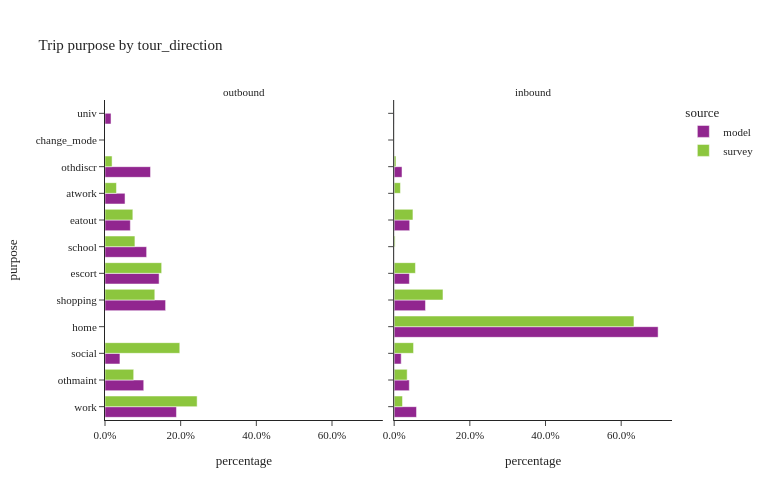

Notebook code for this chart:
### Markdown cell above
- removed survey trips with no matching tours

### Code cell
df_plot = trip_wTour.groupby(['source','tour_direction','purpose'])['trip_weight'].sum().reset_index()
df_plot['percentage'] = df_plot.groupby(['source','tour_direction'], group_keys=False)['trip_weight']. \
    apply(lambda x: x / float(x.sum()))

fig = px.bar(df_plot,
             x="percentage", y="purpose", color="source",barmode="group",
             facet_col='tour_direction', facet_col_wrap=2, orientation='h',
             category_orders={"tour_direction": ["outbound", "inbound"]},
             title="Trip purpose by " + 'tour_direction')
fig.for_each_annotation(lambda a: a.update(text = a.text.split("=")[-1]))
fig.update_layout(height=500, width=770)
fig.for_each_xaxis(lambda a: a.update(tickformat = ".1%"))
fig.update_yaxes()
fig.show()

### Figure 1 — Plotly figure (JSON) as saved in the notebook; plotly's stock layout.template omitted (floating-point values rounded to 4 significant figures)
{"data": [{"alignmentgroup": "True", "hovertemplate": "source=model<br>tour_direction=outbound<br>percentage=%{x}<br>purpose=%{y}<extra></extra>", "legendgroup": "model", "marker": {"color": "#91268F", "pattern": {"shape": ""}}, "name": "model", "offsetgroup": "model", "orientation": "h", "showlegend": true, "textposition": "auto", "type": "bar", "x": [0.1889, 0.1024, 0.03946, 0.0, 0.1601, 0.143, 0.11, 0.06695, 0.05293, 0.1203, 0.0, 0.01591], "xaxis": "x", "y": ["work", "othmaint", "social", "home", "shopping", "escort", "school", "eatout", "atwork", "othdiscr", "change_mode", "univ"], "yaxis": "y"}, {"alignmentgroup": "True", "hovertemplate": "source=survey<br>tour_direction=outbound<br>percentage=%{x}<br>purpose=%{y}<extra></extra>", "legendgroup": "survey", "marker": {"color": "#8CC63E", "pattern": {"shape": ""}}, "name": "survey", "offsetgroup": "survey", "orientation": "h", "showlegend": true, "textposition": "auto", "type": "bar", "x": [0.2435, 0.07583, 0.1976, 0.0, 0.1316, 0.1497, 0.07908, 0.07359, 0.0303, 0.01871, 0.0, 0.0], "xaxis": "x", "y": ["work", "othmaint", "social", "home", "shopping", "escort", "school", "eatout", "atwork", "othdiscr", "change_mode", "univ"], "yaxis": "y"}, {"alignmentgroup": "True", "hovertemplate": "source=model<br>tour_direction=inbound<br>percentage=%{x}<br>purpose=%{y}<extra></extra>", "legendgroup": "model", "marker": {"color": "#91268F", "pattern": {"shape": ""}}, "name": "model", "offsetgroup": "model", "orientation": "h", "showlegend": false, "textposition": "auto", "type": "bar", "x": [0.0591, 0.03996, 0.01859, 0.6976, 0.08271, 0.04021, 0.0, 0.04098, 0.0, 0.02072, 0.0, 0.0001198], "xaxis": "x2", "y": ["work", "othmaint", "social", "home", "shopping", "escort", "school", "eatout", "atwork", "othdiscr", "change_mode", "univ"], "yaxis": "y2"}, {"alignmentgroup": "True", "hovertemplate": "source=survey<br>tour_direction=inbound<br>percentage=%{x}<br>purpose=%{y}<extra></extra>", "legendgroup": "survey", "marker": {"color": "#8CC63E", "pattern": {"shape": ""}}, "name": "survey", "offsetgroup": "survey", "orientation": "h", "showlegend": false, "textposition": "auto", "type": "bar", "x": [0.02204, 0.03433, 0.05122, 0.6338, 0.129, 0.05623, 0.002437, 0.04962, 0.01658, 0.00477, 1.389e-05, 0.0], "xaxis": "x2", "y": ["work", "othmaint", "social", "home", "shopping", "escort", "school", "eatout", "atwork", "othdiscr", "change_mode", "univ"], "yaxis": "y2"}], "layout": {"annotations": [{"font": {}, "showarrow": false, "text": "outbound", "x": 0.245, "xanchor": "center", "xref": "paper", "y": 1, "yanchor": "bottom", "yref": "paper"}, {"font": {}, "showarrow": false, "text": "inbound", "x": 0.755, "xanchor": "center", "xref": "paper", "y": 1, "yanchor": "bottom", "yref": "paper"}], "barmode": "group", "height": 500, "legend": {"title": {"text": "source"}, "tracegroupgap": 0}, "title": {"text": "Trip purpose by tour_direction"}, "width": 770, "xaxis": {"anchor": "y", "domain": [0, 0.49], "tickformat": ".1%", "title": {"text": "percentage"}}, "xaxis2": {"anchor": "y2", "domain": [0.51, 1], "matches": "x", "tickformat": ".1%", "title": {"text": "percentage"}}, "yaxis": {"anchor": "x", "domain": [0, 1], "title": {"text": "purpose"}}, "yaxis2": {"anchor": "x2", "domain": [0, 1], "matches": "y", "showticklabels": false}}}
